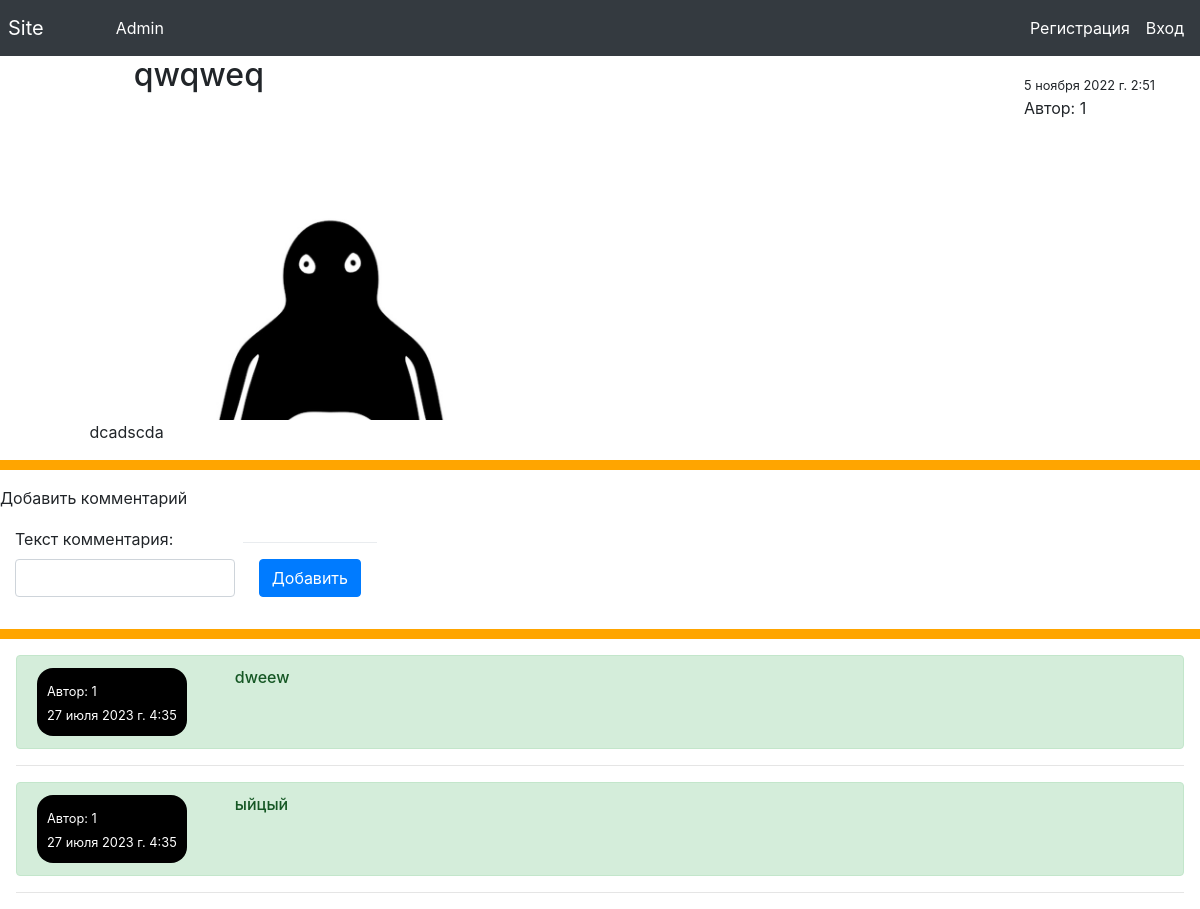
/articles/1, run on the app's committed database.
### home/models.py (models this page shows, shortened)
class Article(models.Model):
    author = models.ForeignKey(User, verbose_name='Автор' , on_delete=models.CASCADE, default=None, null=False, blank=False)
    title = models.CharField(max_length = 135, verbose_name = 'Название статьи')
    text = models.TextField(verbose_name = 'Текст статьи', validators=[validate_text])
    image = models.ImageField(verbose_name = 'Картинка', upload_to = 'images/%Y/%m/%d', null=True, blank=True, validators=[validate_image])
    is_published = models.BooleanField(default=True)
    time_create = models.DateTimeField(verbose_name='Дата публикации', auto_now_add=True)
    class Meta:
        verbose_name = 'Статьи'
        verbose_name_plural = 'Статьи'
        ordering = ('-time_create',)

class Comment(models.Model):
    article = models.ForeignKey(Article, on_delete = models.CASCADE, verbose_name='Статья', null = False, blank=False, related_name='comment_article')
    time_create = models.DateTimeField(verbose_name='Дата комментария', auto_now=True)
    text = models.TextField(verbose_name = 'Текст комментария')
    status = models.BooleanField(default=True, verbose_name='Видимость статьи')
    comment_author = models.ForeignKey(User, on_delete=models.PROTECT, null=False, blank=False, default= None)
    class Meta:
        verbose_name = 'Комментарий'
        verbose_name_plural = 'Комментарии'
        ordering = ('-time_create',)

### home/views.py (the view, shortened to what this page needs)
# urls.py: path('articles/<int:article_pk>', views.ArticleDetail.as_view(), name='article_detail'),
class ArticleDetail(FormMixin, DetailView):
    model = Article
    template_name = 'home/article_detail.html'
    pk_url_kwarg = 'article_pk'
    context_object_name = 'article'
    form_class = CommentForm
    success_msg = 'Комментарий создан!'
    def get_context_data(self, *, object_list=None, **kwargs):
        context = super().get_context_data(**kwargs)
        data = {
            'comments': Comment.objects.filter(article_id=context['article'].pk), #Комментарии только к нашему посту
        }
        for obj in data:
            context[obj] = data[obj]
        return context

### home/forms.py
class CommentForm(forms.ModelForm):
    class Meta:
        model = Comment
        fields = ('text',)
        widgets = {
            'text': forms.TextInput(attrs={'class': 'form-control'}),
        }
    def __init__(self, *args, **kwargs):
        super().__init__(*args, **kwargs)

### home/templates/home/article_detail.html (shortened to what this page needs)
{% extends 'home/base.html' %}
{% load static %}
{% block content %}
<div class="container">
    <ul class="d-flex justify-content-between flex-row navbar-nav mr-auto mt-2 mt-md-0">
        <li style="margin-left: 8%;"><h2 class="fs-1 text-momospace text-break">{{ article.title }}</h2></li>
        <ul class="navbar-nav">
            <li class="pt-3"><small>{{ article.time_create }}</small></li>
            <li>
                Автор: {{article.author.username}}
            </li>
        </ul>
    </ul>
    {% if article.image %}
        <img style="height: 300px" src="{{ article.image.url }}" alt="">
    {% else %}
        <img style="height: 300px" src="{% static 'home/img/default.jpg' %}" alt="">
    {% endif %}
    <div style="margin-left:4%;" class="fs-5 text-break">{{ article.text }}</div>
</div>
<hr class="w-100" style="border-top: 10px solid; color: orange;">
<p>Добавить комментарий</p>
<div class="col-4">
    <ul class="navbar-nav mr-auto mt-2 mt-md-0" style="display: flex; flex-direction: row; justify-content: flex-start; align-items: center;">
        <li>
            <form action="" id="comments-form" method="post">
                {% for f in form %}
                    <p><label class="form-label" for="{{ f.id_for_label }}">{{f.label}}: </label>{{ f }}</p>
                {% endfor %}
            </form>
        </li>
        <li class="mt-3 mx-2">
            <div class="modal-footer">
                {% if request.user.is_authenticated  %}
                    <button form="comments-form" type="submit" class="btn btn-primary">Добавить</button>
                {% else %}
                    <button onclick="UserNotAuth()" class="btn btn-primary">Добавить</button>
                {% endif %}
            </div>
        </li>
    </ul>
</div>
<hr style="border-top: 10px solid; color: orange;">
<div class="mx-3">
   {% for comment in comments %}
        {% if comment.status %}
            <div class="alert alert-success" role="alert">
                <div class="d-flex flex-row">
                    <ul style="background-color: black ; color:white; border-radius: 1em; padding: 10px;" class="navbar-nav mt-2 mt-md-0">
                        <li><small>Автор: {{ comment.comment_author.username }}</span></small></li>
                        <li><small>{{ comment.time_create }}</small></li>
                    </ul>
                    <h6 class="mb-1 ml-5">{{ comment.text }}</h6>
                </div>
            </div>
            <hr>
        {% endif %}
    {% endfor %}
</div>
{% endblock %}

### home/templates/home/base.html (shortened to what this page needs)
{% load static %}
<!DOCTYPE html>
<html lang="en">
<head>
    <link rel="stylesheet" href="{% static 'home/css/bootstrap.css' %}">
    <link rel="stylesheet" href="{% static 'home/css/article_detail.css' %}">
</head>
<body>
    <nav class="navbar navbar-expand-lg navbar-light bg-dark px-2">
        <a class="navbar-brand text-white" href="{% url 'home' %}">Site</a>
        <div class="collapse navbar-collapse" id="navbarTogglerDemo02">
            <ul class="navbar-nav mr-auto mt-2 mt-md-0 ml-5">
                <li class="nav-item active">
                    <a class="nav-link text-white" href="{% url 'admin:index' %}">Admin</a>
                </li>
            </ul>
        </div>
        <div class="collapse navbar-collapse" id="navbarTogglerDemo02">
            <ul class="navbar-nav mr-auto mt-2 mt-md-0 align-items-center w-100 justify-content-end">
                {% if request.user.is_authenticated %}
                <li class="nav-item active text-white">
                    Здравствуйте, {{ request.user.username }}  |
                </li>
                <li class="nav-item active">
                    <a class="nav-link text-white" href="{% url 'logout' %}">Выход</a>
                </li>
                {% else %}
                <li class="nav-item active">
                    <a class="nav-link text-white" href="{% url 'register' %}">Регистрация</a>
                </li>
                <li class="nav-item active">
                    <a class="nav-link text-white" href="{% url 'login' %}">Вход</a>
                </li>
                {% endif %}
            </ul>
        </div>
      </nav>
    {% block content %}{% endblock %}
</body>
</html>

### data on the page
Article: title "qwqweq", time_create "5 ноября 2022 г. 2:51", author.username "1", text "dcadscda"
Comment: comment_author.username "1", time_create "27 июля 2023 г. 4:35", text "dweew"
Comment: comment_author.username "1", time_create "27 июля 2023 г. 4:35", text "ыйцый"

### other printed values
{{ f.label }} "Текст комментария"
